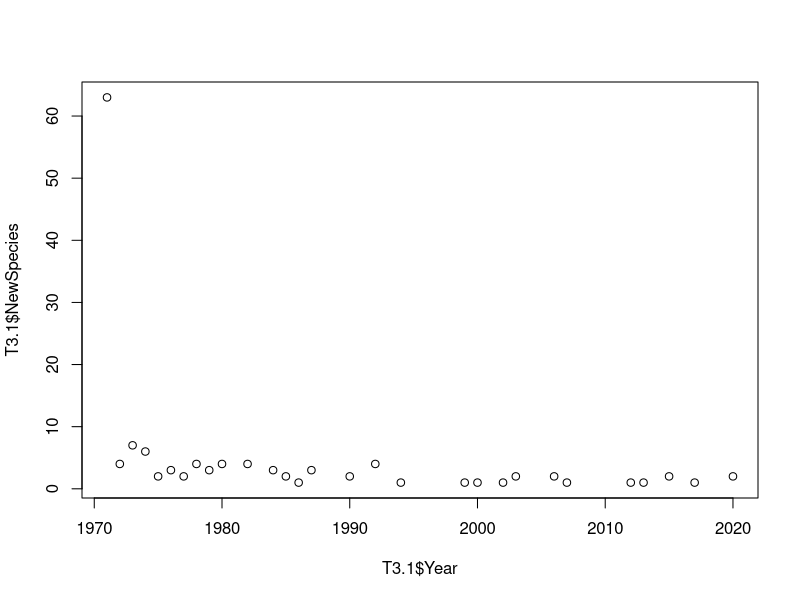
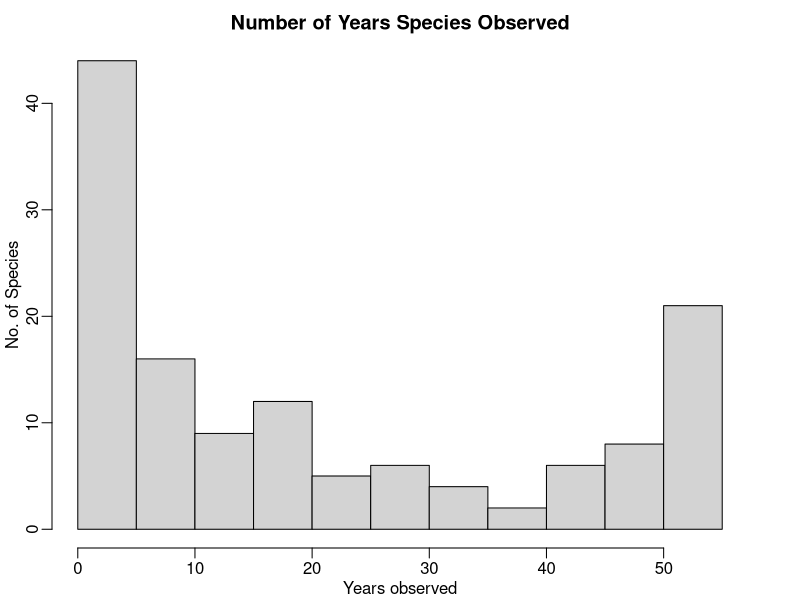
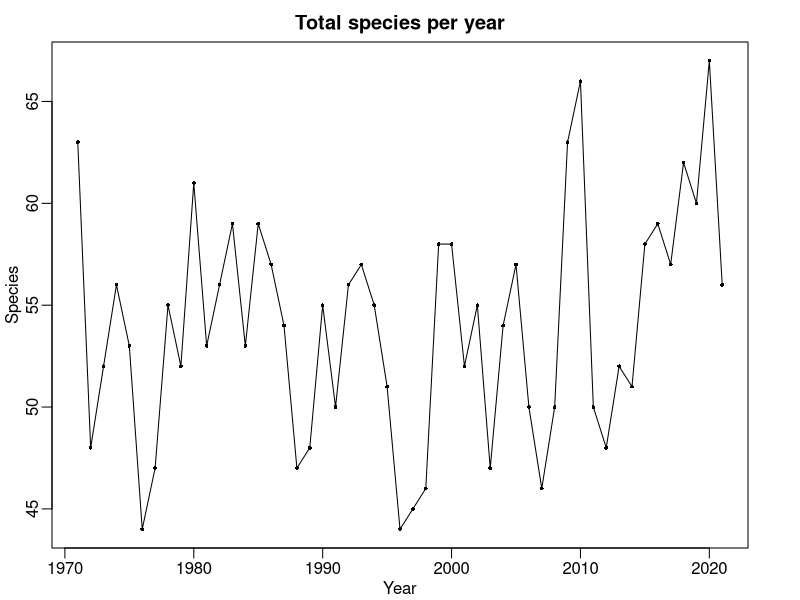
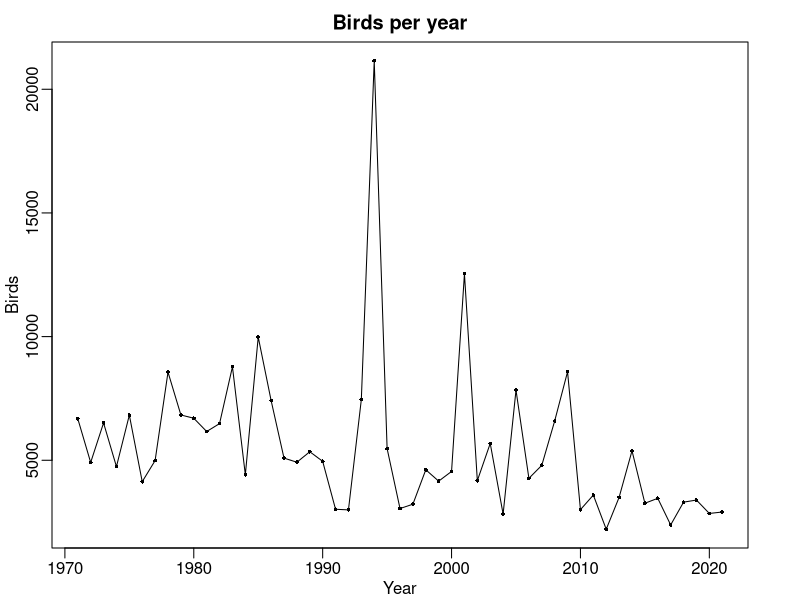
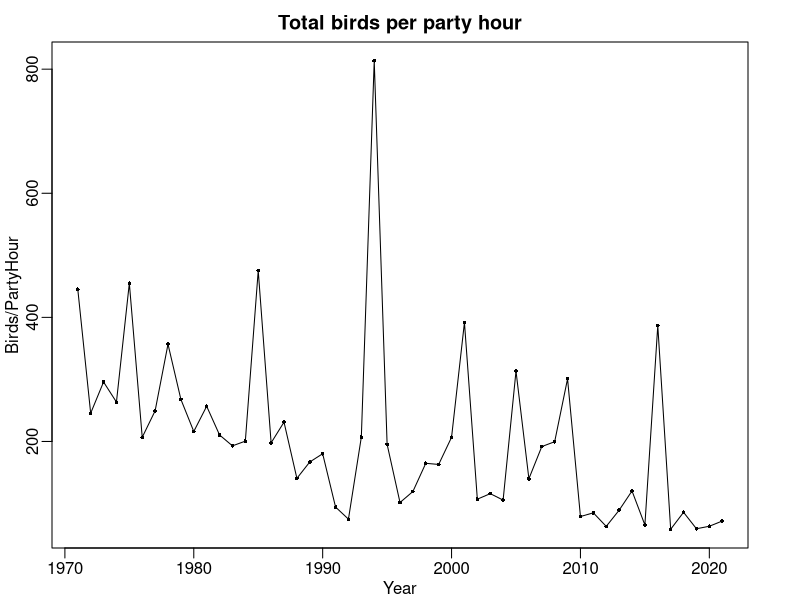
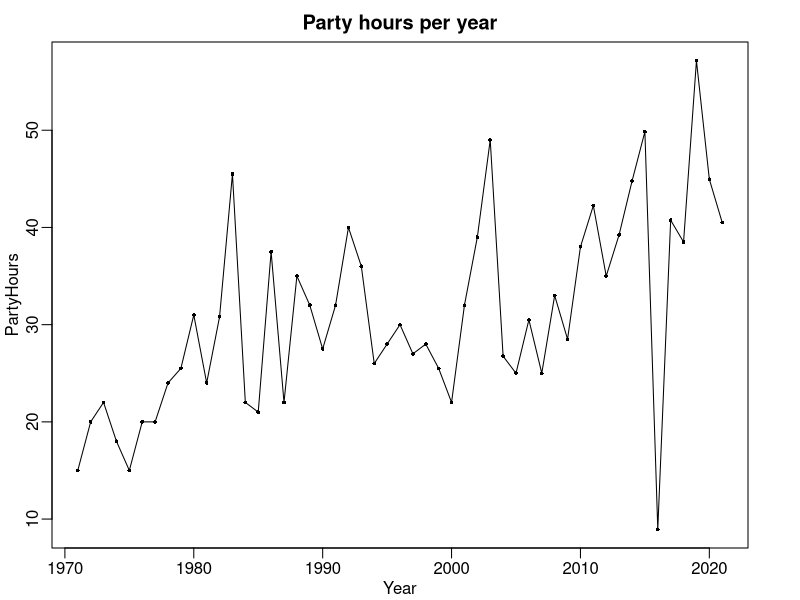
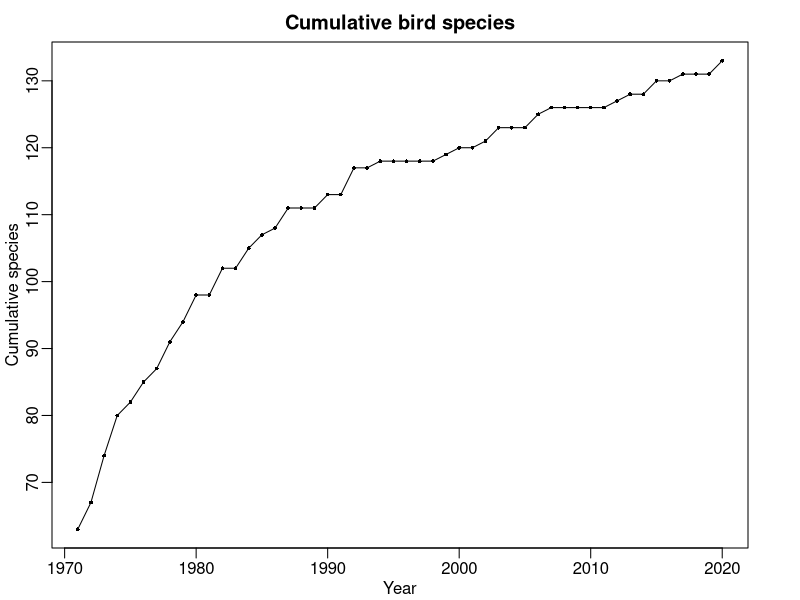
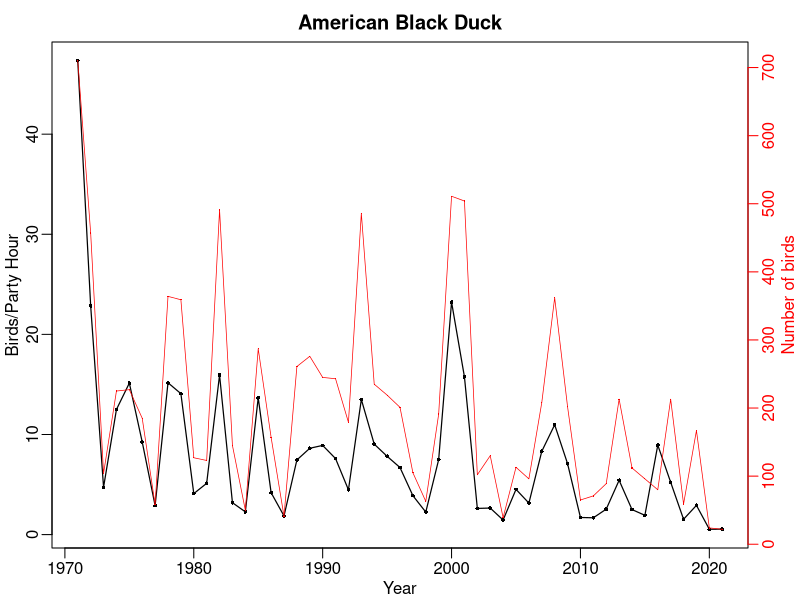

The R script that drew these images, in order: (Note: this script raises an error after producing the figures.)
#Initial data exploration for CBC circle on Sch - Schoodic Institute at Acadia National Park
#First written by Nick Fisichelli 2021, adapted and updated by Kyle Lima 2022

#------------------------------------------------#
####           Packages Required              ####
#------------------------------------------------#

library(ggplot2)
library(dplyr)
library(utils)
library(tidyr)



#------------------------------------------------#
####          Read in Required Data           ####
#------------------------------------------------#

#read in the files
T2 <- read.csv("outputs/sch/cbcsch_summarybyyear_20220402.csv", header = TRUE)
F1 <- read.csv("outputs/sch/cbcsch_freqtotals_20220402.csv", header = TRUE)
T1 <- read.csv("outputs/sch/cbcsch_fulldata_20220402.csv", header = TRUE)
Y1 <- read.csv('data/Years_Sch.csv', header=TRUE) #this starts with 1971
#schcbc <- read.csv('data/CBC_Sch_52years.csv', header=TRUE, check.names = FALSE)



#------------------------------------------------#
####               Create Viz                 ####
#------------------------------------------------#

##Number of Years Species Observed
png(filename = "outputs/sch/aa_YearsSpeciesObserved.png",
    width=5.5, height=3.0, units="in", res = 150)

par(mfrow=c(1,1), mgp=c(1.5,0.5,0), mar=c(2.5,2.5,2,2.5), oma=c(0.1,0.1,0.1,0.1))

hist(F1$Freq, xlab="Years observed", ylab="No. of Species",
     main="Number of Years Species Observed")

dev.off()

#------------------------------------------------#

##Bird Species Per Year
png(filename = "outputs/sch/aa_NoSpecies.png",
     width=5.5, height=3.0, units="in", res = 150)

par(mfrow=c(1,1), mgp=c(1.5,0.5,0), mar=c(2.5,2.5,2,2.5), oma=c(0.1,0.1,0.1,0.1))

plot(T2$Year, T2$NoSpecies,
     pch=16, cex=0.5,
     xlab="Year", ylab="Species",
     main="Total species per year")
lines(T2$Year, T2$NoSpecies)

dev.off()

#------------------------------------------------#

##Birds Per Year
png(filename = "outputs/sch/aa_NoBirds.png",
     width=5.5, height=3.0, units="in", res = 150)

par(mfrow=c(1,1), mgp=c(1.5,0.5,0), mar=c(2.5,2.5,2,2.5), oma=c(0.1,0.1,0.1,0.1))

plot(T2$Year, T2$Birds,
     pch=16, cex=0.5,
     xlab="Year", ylab="Birds",
     main="Birds per year")
lines(T2$Year, T2$Birds)

dev.off()

#------------------------------------------------#

##Birds Per Party Hour
png(filename = "outputs/sch/aa_NoBirdsPartyHour.png",
     width=5.5, height=3.0, units="in", res = 150)

par(mfrow=c(1,1), mgp=c(1.5,0.5,0), mar=c(2.5,2.5,2,2.5), oma=c(0.1,0.1,0.1,0.1))

plot(T2$Year, T2$BirdsPartyHour,
     pch=16, cex=0.5,
     xlab="Year", ylab="Birds/PartyHour",
     main="Total birds per party hour")
lines(T2$Year, T2$BirdsPartyHour)

dev.off()

#------------------------------------------------#

##Party Hours
png(filename = "outputs/sch/aa_PartyHours.png",
     width=5.5, height=3.0, units="in", res = 150)

par(mfrow=c(1,1), mgp=c(1.5,0.5,0), mar=c(2.5,2.5,2,2.5), oma=c(0.1,0.1,0.1,0.1))

plot(T2$Year, T2$PartyHours,
     pch=16, cex=0.5,
     xlab="Year", ylab="PartyHours",
     main="Party hours per year")
lines(T2$Year, T2$PartyHours)

dev.off()



#------------------------------------------------#
#------------------------------------------------#



##Observers per year and party hours

#remove zeros
T1.1 <- T1 %>% 
  filter(T1$Count > 0)

#total no of species observed
#min year per species
T3<- T1.1 %>%
  group_by(CommonName) %>%
  summarise(Year=min(Year))

#max year per species
T3.max<- T1.1 %>%
  group_by(CommonName) %>%
  summarise(Year=max(Year))

head(T3)

T3.1<- T3 %>% 
  group_by(Year) %>%
  summarise(NewSpecies=length(Year))
head(T3.1)

plot(T3.1$Year, T3.1$NewSpecies)

#need to add in all of the zeros and then need to add in new
#species from each year

T3.2<-merge(T3.1, Y1, by="Year",
            all.y=TRUE) #include all rows from second data frame
head(T3.2)
T3.2[is.na(T3.2)] <- 0
T3.2$cumsum<-cumsum(T3.2$NewSpecies)

#Plot
png(filename = "outputs/sch/aa_CumulativeBirds.png",
     width=5.5, height=3.0, units="in", res = 150)

par(mfrow=c(1,1), mgp=c(1.5,0.5,0), mar=c(2.5,2.5,2,2.5), oma=c(0.1,0.1,0.1,0.1))

plot(T3.2$Year, T3.2$cumsum,
     pch=16, cex=0.5,
     xlab="Year", ylab="Cumulative species",
     main="Cumulative bird species")
lines(T3.2$Year, T3.2$cumsum)

dev.off()



#------------------------------------------------#
#------------------------------------------------#



##Plot of Count and Count Party Hour
#FOR EVERY INDIVIDUAL SPECIES

#create plot for each species
up<-as.vector(unique(T1$CommonName))


#begin loop
for (i in 1:length(up)) {
  T1.1<-subset(T1,CommonName==up[i])

  png(filename =paste("outputs/sch/spfigs/Figure_",up[i],".png",sep=""),
      width=5.0, height=3.0, units="in", res = 150)

  par(mfrow=c(1,1), mgp=c(1.5,0.5,0), mar=c(2.5,2.5,2,2.5), oma=c(0.1,0.1,0.1,0.1))
  
  plot(T1.1$Year, T1.1$CountPartyHour,
       pch=16, cex=0.5,
       xlab="Year", ylab="Birds/Party Hour",
       main=T1.1$CommonName[T1.1$Year==1971])
  lines(T1.1$Year, T1.1$CountPartyHour, lwd=1.2)
  
  par(new = T)
  plot(T1.1$Year, T1.1$Count,
       axes=F, xlab=NA, ylab=NA, 
       pch=16, cex=0.2, col="red")
  lines(T1.1$Year, T1.1$Count, col="red", lwd=0.7)
  axis(side = 4, col="red", col.axis="red", col.lab="red")
  mtext(side = 4, line = 1.5, 'Number of birds', col="red")
  
  
  dev.off()
  
  
  rm(T1.1) # remove the T1 table after each loop to ensure no carry over
} # close i
#end of loop



#------------------------------------------------#
#------------------------------------------------#



# #1930s birds for Catherine
# T1930 <- schcbc %>% 
#   filter(Year < 1940)
# T1930a <- T1930 %>%
#   group_by(CommonName) %>%
#   summarise(Count=sum(Count))
# T1930b <- T1930a %>% 
#   filter(Count > 0) 

